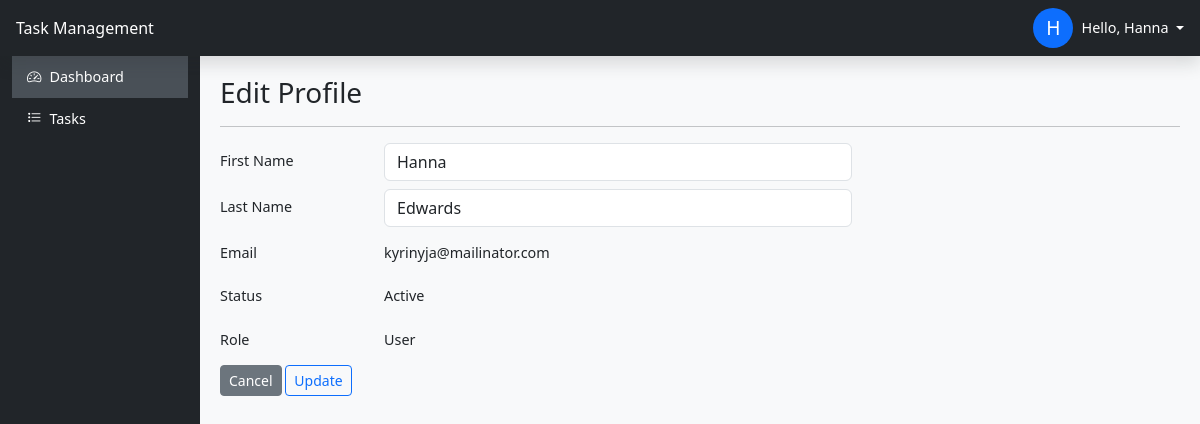
The app's page /edit-profile.php (signed in) with its own data.
### tables this page shows
CREATE TABLE `users` (
  `id` int(11) NOT NULL,
  `first_name` varchar(50) DEFAULT NULL,
  `last_name` varchar(50) DEFAULT NULL,
  `email` varchar(100) NOT NULL,
  `password` varchar(255) NOT NULL,
  `role` enum('Admin','User') DEFAULT 'User',
  `status` enum('Active','Inactive') DEFAULT 'Active',
  `reset_password_token` varchar(255) DEFAULT NULL,
  `created_at` timestamp NULL DEFAULT current_timestamp(),
  `updated_at` timestamp NULL DEFAULT current_timestamp() ON UPDATE current_timestamp()
);

### edit-profile.php (the view, shortened to what this page needs)
<?php
include('header.php');
include('sidebar.php');
$user = $_SESSION['user'];
$userId = $user['id'];
$result = $conn->query("select * from users where id = '$userId'");
$user = $result->fetch_assoc();
?>
<h3>Edit Profile</h3>
<hr>
<form method="POST" action="">
    <div class="form-group row">
        <label for="firstname" class="col-sm-2 col-form-label">First Name</label>
        <div class="col-sm-6">
            <input type="text" class="form-control" id="firstname" name="first_name" placeholder="Enter your name" value="<?= $user['first_name'] ?>" required>
        </div>
    </div>
    <div class="form-group row mt-2">
        <label for="lastname" class="col-sm-2 col-form-label">Last Name</label>
        <div class="col-sm-6">
            <input type="text" class="form-control" id="lastname" name="last_name" placeholder="Enter your name" value="<?= $user['last_name'] ?>" required>
        </div>
    </div>
    <div class="form-group row mt-2">
        <label for="email" class="col-sm-2 col-form-label">Email</label>
        <div class="col-sm-10">
            <input type="text" readonly class="form-control-plaintext" id="email" value=<?= $user['email'] ?>>
        </div>
    </div>
    <div class="form-group row mt-2">
        <label for="status" class="col-sm-2 col-form-label">Status</label>
        <div class="col-sm-10">
            <input type="text" readonly class="form-control-plaintext" id="status" value=<?= $user['status'] ?>>
        </div>
    </div>
    <div class="form-group row mt-2">
        <label for="role" class="col-sm-2 col-form-label">Role</label>
        <div class="col-sm-10">
            <input type="text" readonly class="form-control-plaintext" id="role" value=<?= $user['role'] ?>>
        </div>
    </div>
    <div class="mt-2">
        <a href="dashboard.php" class="btn btn-secondary btn-sm">Cancel</a>
        <button type="submit" name="submit" class="btn btn-outline-primary btn-sm">Update</button>
    </div>
</form>
<?php include('footer.php'); ?>

### styles.css (style rules this page uses)
body { font-size: 0.9rem; }

### records on screen
users: first_name "Hanna", last_name "Edwards", email "kyrinyja@mailinator.com", status "Active", role "User"

### other values on screen
$userName[0] "H"
$userName "Hanna"
